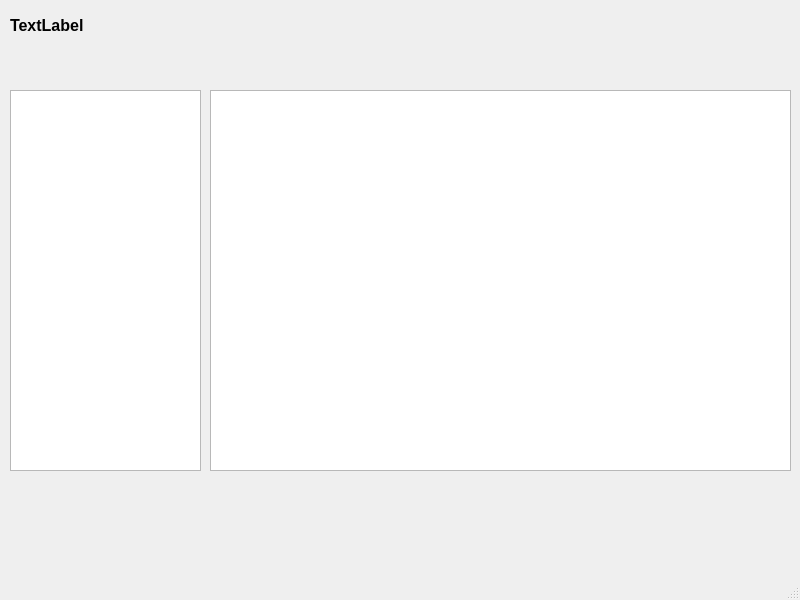
<?xml version="1.0" encoding="UTF-8"?>
<ui version="4.0">
 <class>MainWindow</class>
 <widget class="QMainWindow" name="MainWindow">
  <property name="geometry">
   <rect>
    <x>0</x>
    <y>0</y>
    <width>800</width>
    <height>600</height>
   </rect>
  </property>
  <property name="windowTitle">
   <string>MainWindow</string>
  </property>
  <widget class="QWidget" name="centralwidget">
   <widget class="QTreeView" name="File_treeView">
    <property name="geometry">
     <rect>
      <x>10</x>
      <y>90</y>
      <width>191</width>
      <height>381</height>
     </rect>
    </property>
   </widget>
   <widget class="QTextEdit" name="Text_textEdit">
    <property name="geometry">
     <rect>
      <x>210</x>
      <y>90</y>
      <width>581</width>
      <height>381</height>
     </rect>
    </property>
   </widget>
   <widget class="QLabel" name="Welcome_label">
    <property name="geometry">
     <rect>
      <x>10</x>
      <y>10</y>
      <width>300</width>
      <height>30</height>
     </rect>
    </property>
    <property name="font">
     <font>
      <pointsize>12</pointsize>
      <bold>true</bold>
     </font>
    </property>
    <property name="text">
     <string>TextLabel</string>
    </property>
   </widget>
  </widget>
  <widget class="QMenuBar" name="menubar">
   <property name="geometry">
    <rect>
     <x>0</x>
     <y>0</y>
     <width>800</width>
     <height>25</height>
    </rect>
   </property>
  </widget>
  <widget class="QStatusBar" name="statusbar"/>
 </widget>
 <resources/>
 <connections/>
</ui>
